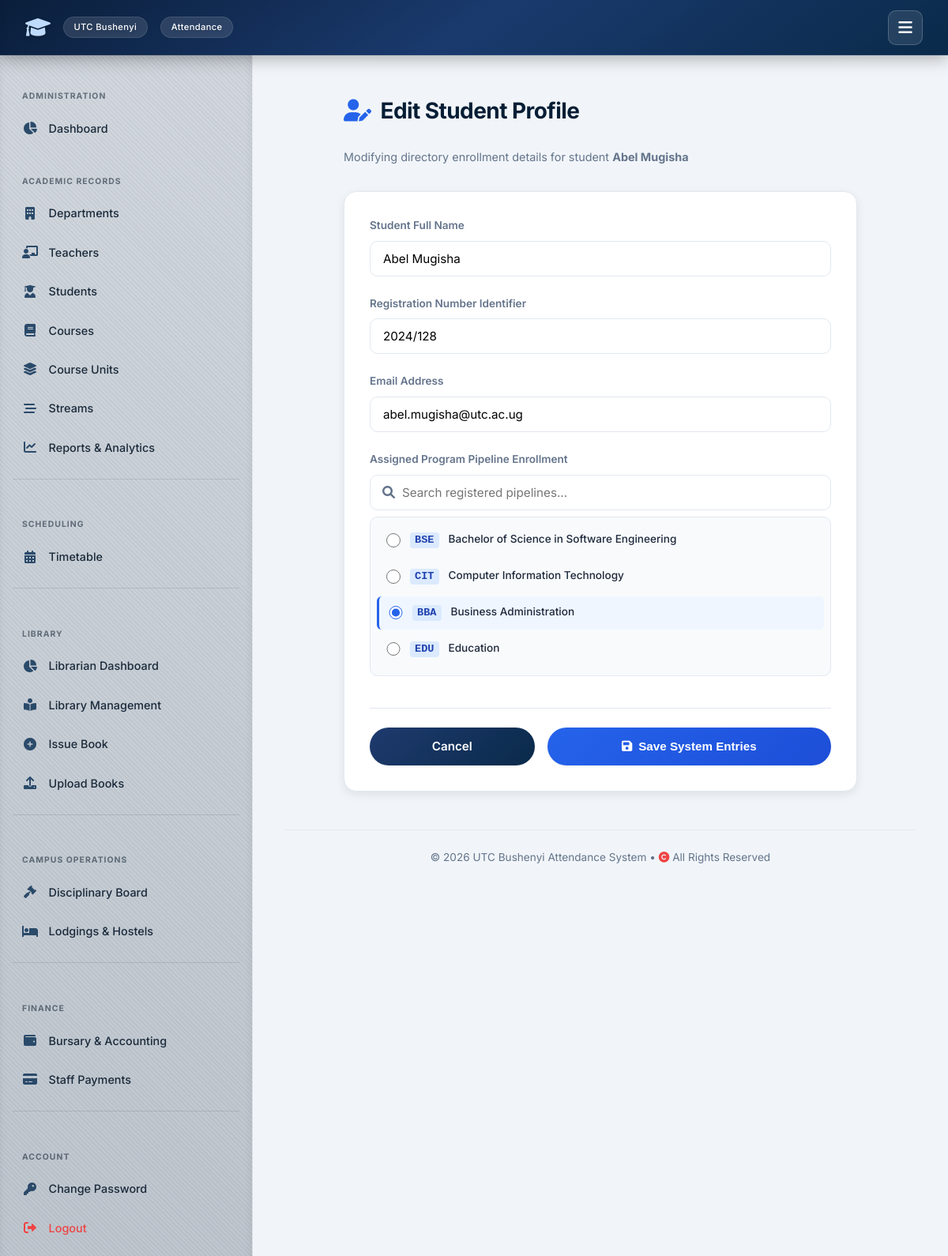
/user-admin/manage-students/edit/2024/128/ (signed in), run on the app's committed database.
### attendance/models.py (models this page shows, shortened)
class StudentProfile(models.Model):
    reg_number = models.CharField(max_length=50, primary_key=True)
    user = models.OneToOneField(User, on_delete=models.CASCADE, related_name='student_profile')
    name = models.CharField(max_length=255)
    course = models.ForeignKey(Course, on_delete=models.CASCADE, related_name='students')
    stream = models.ForeignKey(Stream, on_delete=models.CASCADE, related_name='students')

class User(AbstractUser):
    IS_ADMIN = 'ADMIN'
    IS_TEACHER = 'TEACHER'
    IS_STUDENT = 'STUDENT'
    IS_WARDEN = 'WARDEN'
    IS_LIBRARIAN = 'LIBRARIAN'
    IS_ACCOUNTANT = 'ACCOUNTANT'
    ROLE_CHOICES = [
        (IS_ADMIN, 'Admin'),
        (IS_TEACHER, 'Teacher/Lecturer'),
        (IS_STUDENT, 'Student'),
        (IS_WARDEN, 'Warden'),
        (IS_LIBRARIAN, 'Librarian'),
        (IS_ACCOUNTANT, 'Accountant'),
    ]
    role = models.CharField(max_length=15, choices=ROLE_CHOICES, default=IS_STUDENT)

class Course(models.Model):
    code = models.CharField(max_length=20, primary_key=True)
    name = models.CharField(max_length=255)
    department = models.ForeignKey(Department, on_delete=models.SET_NULL, null=True, blank=True, related_name='courses')

### attendance/views_admin.py (the view, shortened to what this page needs)
# urls.py: path('user-admin/manage-students/edit/<path:pk>/', views_admin.edit_student, name='edit_student'),
@login_required
@transaction.atomic
def edit_student(request, pk):
    if request.user.role != User.IS_ADMIN:
        return HttpResponse("Unauthorized", status=403)
    student = get_object_or_404(StudentProfile, pk=pk)
    courses = Course.objects.all()
    streams = Stream.objects.filter(course=student.course)
    return render(request, 'attendance/edit_student.html', {
        'student': student,
        'active_courses_list': courses,
        'streams': streams
    })

### templates/attendance/edit_student.html (shortened to what this page needs)
{% extends 'attendance/base.html' %}
{% block content %}
<div class="edit-container">
    <div class="page-header">
        <h2><i class="fas fa-user-edit" style="color: #2563eb;"></i> Edit Student Profile</h2>
        <p style="color: var(--text-muted); font-size: 0.9rem; margin-top: 0.25rem;">
            Modifying directory enrollment details for student <strong>{{ student.name }}</strong>
        </p>
    </div>
    <div class="card">
        <form method="POST" action="">
            <div class="form-group">
                <label for="name">Student Full Name</label>
                <input type="text" id="name" name="name" class="form-control" value="{{ student.name }}" required>
            </div>
            <div class="form-group">
                <label for="registration_number">Registration Number Identifier</label>
                <input type="text" id="registration_number" name="registration_number" class="form-control" value="{{ student.reg_number }}" required>
            </div>
            <div class="form-group">
                <label for="email">Email Address</label>
                <input type="email" id="email" name="email" class="form-control" value="{{ student.user.email }}" required>
            </div>
            <div class="form-group">
                <label>Assigned Program Pipeline Enrollment</label>
                <div class="search-wrapper">
                    <i class="fas fa-search"></i>
                    <input type="text" id="studentCourseSearch" class="form-control search-input" placeholder="Search registered pipelines...">
                </div>
                <div class="options-list-card" id="studentCourseList">
                    {% for course in active_courses_list %}
                    <div class="radio-option-wrapper {% if course.code == student.course.code %}selected{% endif %}" data-search-payload="{{ course.code }} {{ course.name }}">
                        <input type="radio"
                               id="course_{{ course.code }}"
                               name="course"
                               value="{{ course.code }}"
                               {% if course.code == student.course.code %}checked{% endif %} required>
                        <label for="course_{{ course.code }}">
                            <code>{{ course.code }}</code> {{ course.name }}
                        </label>
                    </div>
                    {% endfor %}
                </div>
            </div>
            <div class="form-actions">
                <a href="{% url 'attendance:manage_students' %}" class="btn btn-outline" style="flex: 1; text-align: center; justify-content: center;">
                    Cancel
                </a>
                <button type="submit" class="btn" style="flex: 2; justify-content: center; background: linear-gradient(135deg, #2563eb, #1d4ed8);">
                    <i class="fas fa-save"></i> Save System Entries
                </button>
            </div>
        </form>
    </div>
</div>
{% endblock %}

### static/style.css (style rules this page uses)
:root { --primary: #0f3b3e; --primary-dark: #0c4e6d ; --primary-light: #e6f4f1; --secondary: #2c6e6b; --accent: #3b82f6; --success: #10b981; --success-light: #d1fae5; --danger: #ef4444; --danger-light: #fee2e2; --warning: #f59e0b; --warning-light: #fef3c7; --info: #3b82f6; --info-light: #dbeafe; --bg-main: #f1f5f9; --surface: #ffffff; --surface-hover: #f8fafc; --text-main: #0f172a; --text-muted: #64748b; --border: #e2e8f0; --shadow-sm: 0 1px 3px rgba(0,0,0,0.06); --shadow: 0 4px 12px rgba(0,0,0,0.08); --shadow-lg: 0 10px 30px rgba(0,0,0,0.12); --radius: 16px; --radius-sm: 10px; --transition: all 0.25s cubic-bezier(0.4, 0, 0.2, 1); --font: 'Inter', -apple-system, BlinkMacSystemFont, 'Segoe UI', Roboto, Helvetica, Arial, sans-serif; --nav-height: 70px; --sidebar-width: 320px; }
* { box-sizing: border-box; margin: 0; padding: 0; }
body { font-family: var(--font); background: var(--bg-main); color: var(--text-main); line-height: 1.6; min-height: 100vh; display: flex; flex-direction: column; }
.card { background: var(--surface); border-radius: var(--radius); padding: 2rem; box-shadow: var(--shadow); border: 1px solid var(--border); transition: var(--transition); }
h2 { font-size: 1.75rem; font-weight: 700; color: var(--primary-dark); margin-bottom: 1.5rem; letter-spacing: -0.02em; display: flex; align-items: center; gap: 0.75rem; }
h2 i { color: var(--secondary); }
.btn { display: inline-flex; align-items: center; justify-content: center; gap: 0.5rem; background: linear-gradient(135deg, var(--secondary), var(--primary)); color: #fff; padding: 0.75rem 1.8rem; border: none; border-radius: 50px; font-weight: 600; font-size: 0.95rem; cursor: pointer; transition: var(--transition); box-shadow: var(--shadow-sm); text-decoration: none; }
.btn-outline { background: transparent; border: 1px solid var(--border); color: var(--text-main); }

### templates/attendance/base.html (style rules this page uses)
:root { --primary: #0a2a4a; --primary-dark: #061e35; --primary-light: #e6eff9; --secondary: #1e3a6e; --accent: #3b82f6; --success: #3b82f6; --success-light: #dbeafe; --danger: #ef4444; --danger-light: #fee2e2; --warning: #f59e0b; --warning-light: #fef3c7; --info: #3b82f6; --info-light: #dbeafe; --bg-main: #f1f5f9; --surface: #ffffff; --surface-hover: #f8fafc; --text-main: #1e293b; --text-muted: #64748b; --border: #e2e8f0; --shadow-sm: 0 1px 3px rgba(0,0,0,0.06); --shadow: 0 4px 12px rgba(0,0,0,0.08); --shadow-lg: 0 10px 30px rgba(0,0,0,0.12); --radius: 16px; --radius-sm: 10px; --transition: all 0.25s cubic-bezier(0.4, 0, 0.2, 1); --font: 'Inter', -apple-system, BlinkMacSystemFont, 'Segoe UI', Roboto, Helvetica, Arial, sans-serif; --nav-height: 70px; --sidebar-width: 320px; }
* { box-sizing: border-box; margin: 0; padding: 0; }
body { font-family: var(--font); background: var(--bg-main); color: var(--text-main); line-height: 1.6; min-height: 100vh; display: flex; flex-direction: column; }
.card { background: var(--surface); border-radius: var(--radius); padding: 2rem; box-shadow: var(--shadow); border: 1px solid var(--border); transition: var(--transition); }
h2 { font-size: 1.75rem; font-weight: 700; color: var(--primary-dark); margin-bottom: 1.5rem; letter-spacing: -0.02em; display: flex; align-items: center; gap: 0.75rem; }
h2 i { color: var(--secondary); }
.btn { display: inline-flex; align-items: center; justify-content: center; gap: 0.5rem; background: linear-gradient(135deg, var(--secondary), var(--primary)); color: #fff; padding: 0.75rem 1.8rem; border: none; border-radius: 50px; font-weight: 600; font-size: 0.95rem; cursor: pointer; transition: var(--transition); box-shadow: var(--shadow-sm); text-decoration: none; }

### data on the page
StudentProfile: name "Abel Mugisha", registration_number "2024/128", email "abel.mugisha@utc.ac.ug"
Course: code "☐ BSE Bachelor of Science in Sof", code "BSE", name "Bachelor of Science in Software Engineering"
Course: code "☐ CIT Computer Information Techn", code "CIT", name "Computer Information Technology"
Course: code "☑ BBA Business Administration", code "BBA", name "Business Administration"
Course: code "☐ EDU Education", code "EDU", name "Education"
